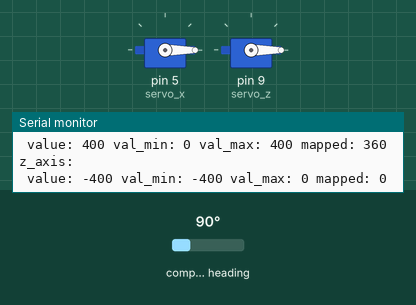
Bench run of a sketch on a simulated Arduino Uno, built with avr-gcc and run on an emulated ATmega328P. On the bench: 2 × servo, the last lines printed to the serial monitor. Wiring (inferred from the names in the program): HMC5883L compass at I2C address 0x1E. Inputs (shaded band) come from the test bench; at power-on: compass heading 90°.

Above: at 1.2 s.
1.3 s: compass heading set to 85°
At 1.6 s:
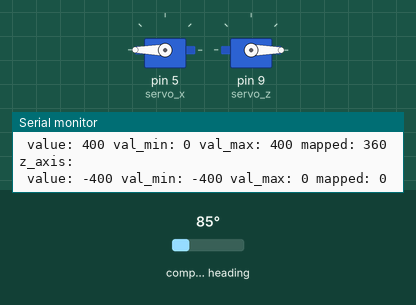
2.8 s: compass heading set to 90°
At 3.9 s:
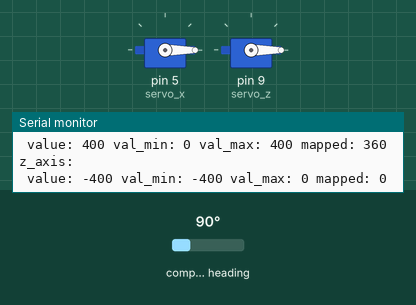
4.3 s: compass heading set to 7°
At 5.1 s:
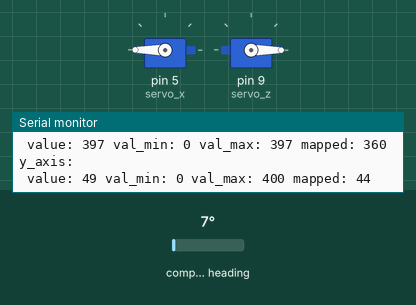
Timing chart, 0 to 7.3 s (numbered marks = the images above; inputs shaded):
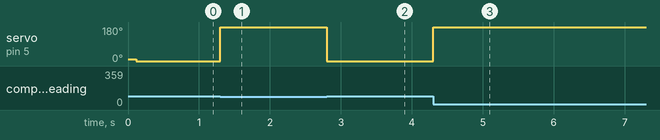

Measured:
- the behaviour switches between 90 and 89° on compass heading (found by bisection; images 0 and 1)
- after the input at 1.3 s, servo on pin 5 (servo_x): 0° → 180° at once
- after the input at 2.8 s, servo on pin 5 (servo_x): 180° → 0° at once
- after the input at 4.3 s, servo on pin 5 (servo_x): 0° → 180° at once

The sketch:

gimbal.ino
```cpp
#include <Wire.h> //I2C Arduino Library
#include <Servo.h>

#define addr 0x1E //I2C Address for The HMC5883
#define DEBUG true
#define DEBUG_MESSAGE_INTERVAL 1000


struct Axis {
  int val;
  int val_min;
  int val_max;
  int mapped;
};

void update_axis(Axis *a, int value) {
  a->val = value;
  a->val_min = min(a->val_min, value);
  a->val_max = max(a->val_max, value);
  a->mapped = map(value, a->val_min, a->val_max, 0, 360);
}

void debug_axis (Axis a) {
  Serial.print(" value: ");
  Serial.print(a.val);
  Serial.print(" val_min: ");
  Serial.print(a.val_min);
  Serial.print(" val_max: ");
  Serial.print(a.val_max);
  Serial.print(" mapped: ");
  Serial.print(a.mapped);
  Serial.println("");
}


Servo servo_x;
Servo servo_z;

Axis x_axis = {10,10,10,10};
Axis y_axis;
Axis z_axis;

void setup(){
  Serial.begin(9600);
  Wire.begin();
  servo_x.attach(5);
  servo_z.attach(9);


  Wire.beginTransmission(addr); //start talking
  Wire.write(0x02); // Set the Register
  Wire.write(0x00); // Tell the HMC5883 to Continuously Measure
  Wire.endTransmission();
}

int x,y,z;
unsigned long next_debug_print = 0;

void read_acc () {
  //Tell the HMC what regist to begin writing data into
  Wire.beginTransmission(addr);
  Wire.write(0x03); //start with register 3.
  Wire.endTransmission();


 //Read the data.. 2 bytes for each axis.. 6 total bytes
  Wire.requestFrom(addr, 6);
  if(6<=Wire.available()){
    x = Wire.read()<<8; //MSB  x
    x |= Wire.read(); //LSB  x
    z = Wire.read()<<8; //MSB  z
    z |= Wire.read(); //LSB z
    y = Wire.read()<<8; //MSB y
    y |= Wire.read(); //LSB y
  }
}


void loop(){
  read_acc();

  servo_z.write(z_axis.mapped);
  servo_x.write(x_axis.mapped);

  update_axis(&x_axis, x);
  update_axis(&y_axis, y);
  update_axis(&z_axis, z);

  if (DEBUG) {
    if (millis() > next_debug_print) {
      next_debug_print = millis() + DEBUG_MESSAGE_INTERVAL;
      Serial.println("x_axis: ");
      debug_axis(x_axis);
      Serial.println("y_axis: ");
      debug_axis(y_axis);
      Serial.println("z_axis: ");
      debug_axis(z_axis);
    }
  }
}
```
